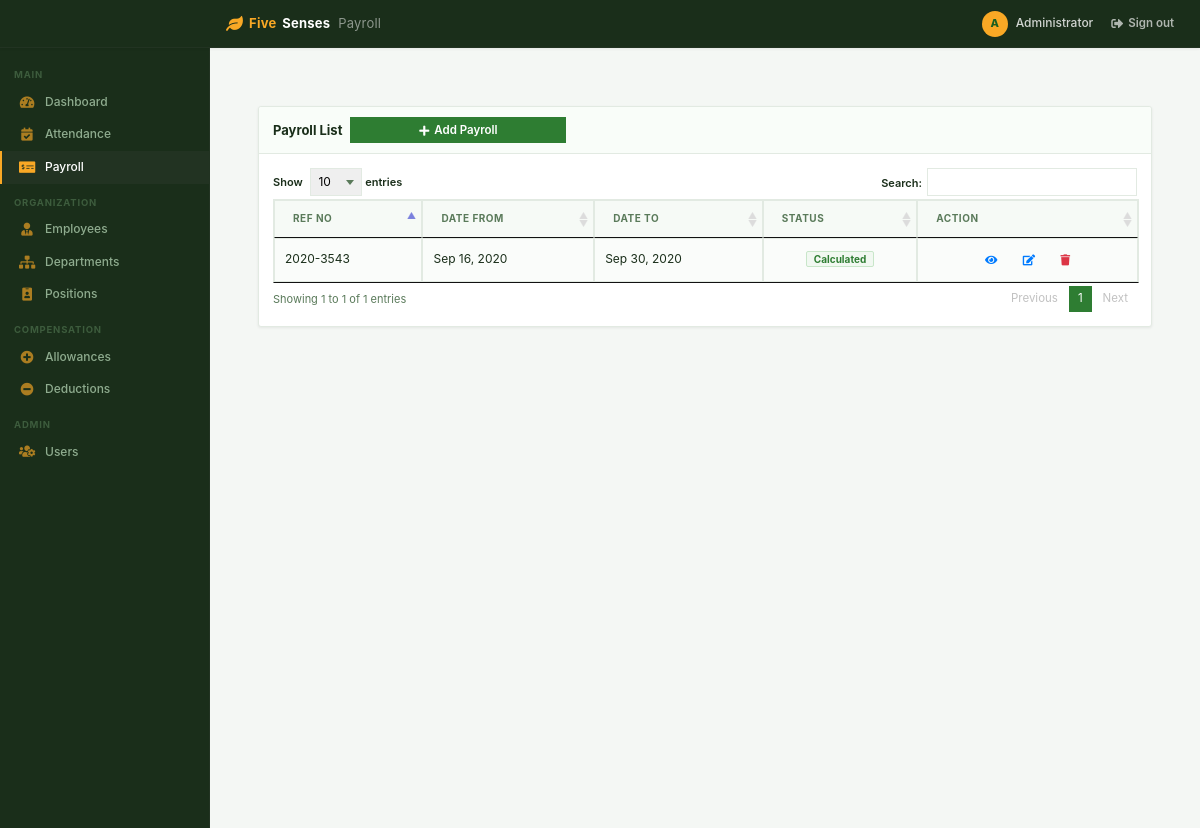
The app's page /index.php?page=payroll (signed in) with its own data.
### tables this page shows
CREATE TABLE `payroll` (
  `id` int(30) NOT NULL,
  `ref_no` text NOT NULL,
  `date_from` date NOT NULL,
  `date_to` date NOT NULL,
  `type` tinyint(1) NOT NULL COMMENT '1 = monthly ,2 semi-monthly',
  `status` tinyint(1) NOT NULL DEFAULT 0 COMMENT '0 =New,1 = computed',
  `date_created` datetime NOT NULL DEFAULT current_timestamp()
);

### payroll.php (the view, shortened to what this page needs)
<?php include('db_connect.php') ?>
		<div class="container-fluid " >
			<div class="col-lg-12">
				<br />
				<br />
				<div class="card">
					<div class="card-header">
						<span><b>Payroll List</b></span>
						<button class="btn btn-primary btn-sm btn-block col-md-3 float-right" type="button" id="new_payroll_btn"><span class="fa fa-plus"></span> Add Payroll</button>
					</div>
					<div class="card-body">
						<table id="table" class="table table-bordered table-striped">
							<thead>
								<tr>
									<th>Ref No</th>
									<th>Date From</th>
									<th>Date To</th>
									<th>Status</th>
									<th>Action</th>
								</tr>
							</thead>
							<tbody>
								<?php
									$payroll=$conn->query("SELECT * FROM payroll order by date(date_from) desc") or die(mysqli_error());
									while($row=$payroll->fetch_array()){
								?>
								<tr>
									<td><?php echo $row['ref_no']?></td>
									<td><?php echo date("M d, Y",strtotime($row['date_from'])) ?></td>
									<td><?php echo date("M d, Y",strtotime($row['date_to'])) ?></td>
									<?php if($row['status'] == 0): ?>
									<td class="text-center"><span class="badge badge-primary">New</span></td>
									<?php else: ?>
									<td class="text-center"><span class="badge badge-success">Calculated</span></td>
									<?php endif ?>
									<td>
										<center>
									<?php if($row['status'] == 0): ?>
										 <button class="btn btn-sm btn-outline-primary calculate_payroll" data-id="<?php echo $row['id']?>" type="button">Calculate</button>
									<?php else: ?>
										 <button class="btn btn-sm btn-outline-primary view_payroll" data-id="<?php echo $row['id']?>" type="button"><i class="fa fa-eye"></i></button>
									<?php endif ?>
										<button class="btn btn-sm btn-outline-primary edit_payroll" data-id="<?php echo $row['id']?>" type="button"><i class="fa fa-edit"></i></button>
										<button class="btn btn-sm btn-outline-danger remove_payroll" data-id="<?php echo $row['id']?>" type="button"><i class="fa fa-trash"></i></button>
										</center>
									</td>
								</tr>
								<?php
									}
								?>
							</tbody>
						</table>
					</div>
				</div>
			</div>
		</div>

### assets/css/style.css (style rules this page uses)
*, *::before, *::after { box-sizing: border-box; margin: 0; padding: 0; }
:root { --green: #2e7d32; --green-hover: #256427; --green-deep: #1b5e20; --green-light: #f1f8f1; --green-muted: #c8e6c9; --yellow: #f9a825; --yellow-hover: #f57f17; --yellow-light: #fffde7; --yellow-muted: #fff9c4; --sidebar-bg: #1a2e1a; --sidebar-hover: #223322; --sidebar-active: #2e7d32; --sidebar-text: #8fac8f; --sidebar-text-act:#ffffff; --sidebar-border: #223322; --sidebar-w: 210px; --topbar-bg: #ffffff; --topbar-border: #e4ede4; --topbar-h: 48px; --bg: #f4f7f4; --surface: #ffffff; --border: #e2eae2; --border-h:#c8d8c8; --text: #1a2e1a; --text-2: #5a7a5a; --text-ph: #9ab89a; --danger: #c62828; --info: #1565c0; --warning: #e65100; --r: 3px; --r-sm: 0px; --r-lg: 4px; --sh: 0 1px 3px rgba(0,0,0,.07); --sh-md: 0 4px 14px rgba(0,0,0,.10); --t: .15s ease; }
html, body { height: 100%; background: var(--bg); color: var(--text); font-size: 13px; line-height: 1.55; -webkit-font-smoothing: antialiased; }
.card { background: var(--surface); border: 1px solid var(--border) !important; border-radius: var(--r) !important; box-shadow: var(--sh); margin-bottom: 14px; }
.card-header { padding: 10px 14px !important; background: #f9fdf9 !important; border-bottom: 1px solid var(--border) !important; display: flex; align-items: center; gap: 8px; border-radius: var(--r) var(--r) 0 0 !important; }
.card-body { padding: 14px !important; }
.table { width: 100%; border-collapse: collapse; font-size: 12px; }
.table thead th { padding: 8px 10px; font-size: 10px; font-weight: 700; text-transform: uppercase; letter-spacing: .5px; color: var(--text-2); background: #f6faf6; border-bottom: 2px solid var(--green-muted); white-space: nowrap; }
.table tbody td { padding: 8px 10px; border-bottom: 1px solid var(--border); color: var(--text); vertical-align: middle; }
.table-striped tbody tr:nth-child(odd) { background: #fafcfa; }
.table-bordered { border: 1px solid var(--border); }
.table-bordered th, .table-bordered td { border: 1px solid var(--border); }
.btn { display: inline-flex; align-items: center; justify-content: center; gap: 5px; height: 30px; padding: 0 12px; border-radius: var(--r-sm); border: 1px solid transparent; font-size: 12px; font-weight: 600; cursor: pointer; transition: all var(--t); white-space: nowrap; text-decoration: none; user-select: none; }
.btn-sm { height: 26px; padding: 0 10px; font-size: 11.5px; }
.btn-block { width: 100%; }
.btn i { font-size: 11px; }
.btn-primary { background: var(--green); border-color: var(--green); color: #fff; }
.badge, .badge-pill { padding: 2px 7px; border-radius: 2px; font-size: 10px; font-weight: 700; }
.badge-success, .badge-primary { background: var(--green-light); color: var(--green); border: 1px solid var(--green-muted); }
body { background: var(--bg) !important; background-image: none !important; }

### records on screen
payroll: ref_no "2020-3543", date_from "Sep 16, 2020", date_to "Sep 30, 2020", status "Calculated"

### other values on screen
substr($_SESSION['login_name'],0,1) "A"
$_SESSION['login_name'] "Administrator"
